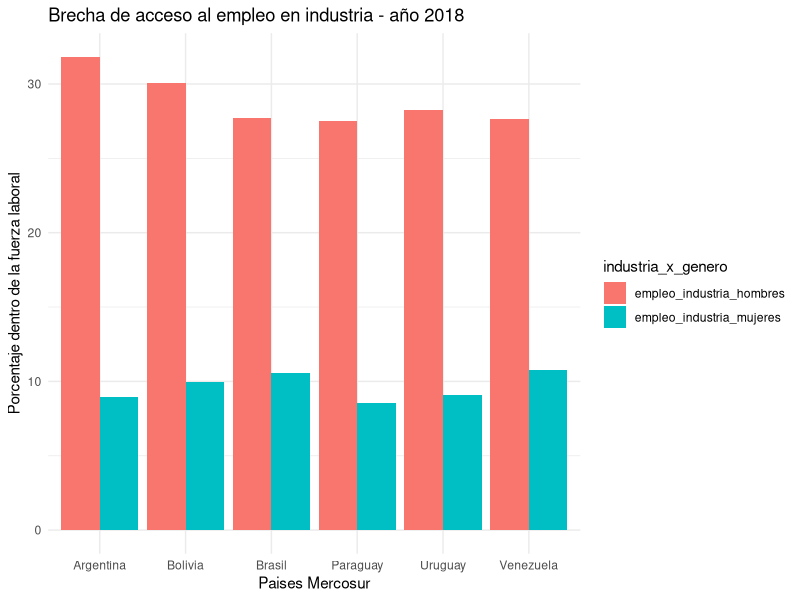
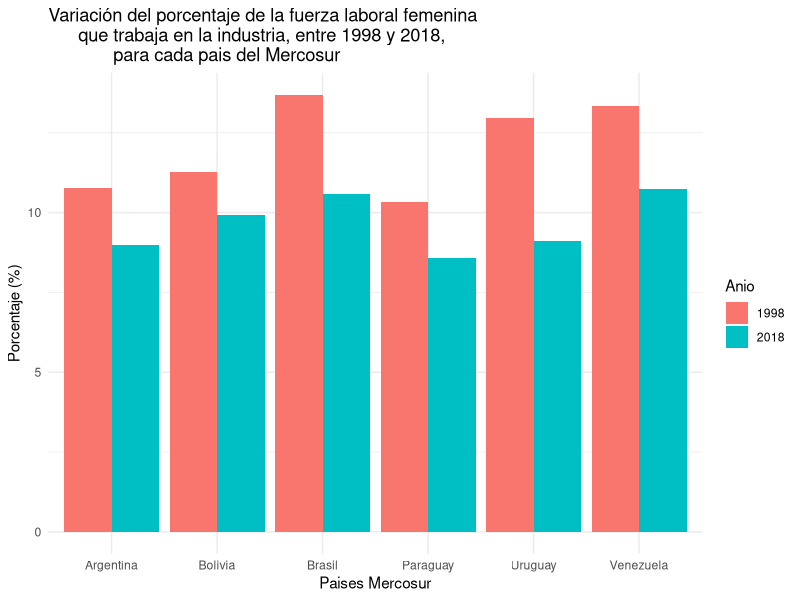

These figures' R source, in order:
## ---- chunk 1
knitr::opts_chunk$set(echo = TRUE)
library(tidyr)
library(readr)
library(dplyr)
library(ggplot2)
## ---- chunk 2
empleo_genero <- read_csv("datos/empleo_genero.csv")
## ---- chunk 3
empleo_genero_largo <- pivot_longer(empleo_genero, 
                                    cols=4:52, 
                                    names_to = "Anio", 
                                    values_to = "Valor")
## ---- chunk 4
empleo_genero_largo
## ---- chunk 5
empleo_genero_ordenado <- pivot_wider(empleo_genero_largo, 
                                      names_from = variable,
                                      values_from = Valor)|> 
                          mutate(Anio=as.numeric(Anio))
## ---- chunk 6
empleo_genero_ordenado
## ---- chunk 7
glimpse(empleo_genero_ordenado)
## ---- chunk 8
empleo_genero_ordenado|> filter(pais_region !="Latin America & Caribbean" & pais_region != "Mundo" & pais_region != "EspaÃ±a")|> 
                      group_by(Anio)
                        
## ---- chunk 9
empleo_genero_ordenado|> filter(pais_region !="Latin America & Caribbean" & pais_region != "Mundo" & pais_region != "EspaÃ±a")|> 
                      group_by(pais_region)
## ---- chunk 10
empleo_genero_ordenado|> filter(pais_region !="Latin America & Caribbean" & pais_region != "Mundo" & pais_region != "EspaÃ±a" & Anio == 2018)|> 
                    summarise(empleadoras_promedio = mean(empleadoras_mujeres),
                              empleadoras_sd = sd(empleadoras_mujeres),
                              empleadoras_min = min(empleadoras_mujeres),
                              empleadoras_max = max(empleadoras_mujeres))
## ---- chunk 11
empleo_genero_ordenado|> filter(pais_region !="Latin America & Caribbean" & pais_region != "Mundo" & pais_region != "EspaÃ±a" & Anio == 2018)|> 
                    summarise(empleadores_promedio = mean(empleadores_hombres),
                              empleadores_sd = sd(empleadores_hombres),
                              empleadores_min = min(empleadores_hombres),
                              empleadores_max = max(empleadores_hombres))
## ---- chunk 12
empleo_genero_ordenado|> filter(pais_region !="Latin America & Caribbean" & pais_region != "Mundo" & pais_region != "España" & Anio == 2018)|> 
                summarise(autoempleo_mujeres_prom = mean(autoempleo_mujeres),
                          autoempleo_mujeres_sd = sd(autoempleo_mujeres),
                          autoempleo_mujeres_min = min(autoempleo_mujeres),
                          autoempleo_mujeres_max = max(autoempleo_mujeres))
## ---- chunk 13
empleo_genero_ordenado|> filter(pais_region !="Latin America & Caribbean" & pais_region != "Mundo" & pais_region != "EspaÃ±a" & Anio == 2018)|> 
                summarise(autoempleo_hombres_prom = mean(autoempleo_hombres),
                          autoempleo_hombres_sd = sd(autoempleo_hombres),
                          autoempleo_hombres_min = min(autoempleo_hombres),
                          autoempleo_hombres_max = max(autoempleo_hombres))
## ---- chunk 14
empleo_mercosur <- select(empleo_genero_ordenado, pais_region, Anio, empleo_industria_mujeres, empleo_industria_hombres) |>
  filter(pais_region == "Argentina" | pais_region == "Uruguay" | pais_region == "Paraguay" | pais_region == "Brasil" | pais_region == "Venezuela" | pais_region == "Bolivia") |> 
  filter (Anio >= 1998)
## ---- chunk 15
industria_2018 <- select(empleo_mercosur, pais_region, Anio, empleo_industria_mujeres, empleo_industria_hombres)|>
  filter(Anio == 2018) |> 
  pivot_longer(cols =c("empleo_industria_hombres","empleo_industria_mujeres"),
               names_to = "industria_x_genero",  
               values_to = "valor")
 
## ---- chunk 16
ggplot(industria_2018, aes(x=pais_region,y=valor, fill=industria_x_genero))+
  geom_col(position = "dodge") +
  ggtitle ("Brecha de acceso al empleo en industria - año 2018") + 
  labs(x = "Paises Mercosur",y = "Porcentaje dentro de la fuerza laboral") + 
  theme_minimal()
  
## ---- chunk 17
variacion_mujeres_2018_1998 <- select(empleo_genero, variable, pais_region, "1998", "2018")|>
  filter(pais_region == "Argentina" | pais_region == "Uruguay" | pais_region == "Paraguay" | pais_region == "Brasil" | pais_region == "Venezuela" | pais_region == "Bolivia") |>
  filter(variable == "empleo_industria_mujeres")|>
  mutate(variacion=`2018`-`1998`)
## ---- chunk 18
industria_1998_2018 <- select(empleo_mercosur, pais_region, Anio, empleo_industria_mujeres)|>
  filter(Anio == 1998 | Anio == 2018) 
## ---- chunk 19
industria_1998_2018 |>
mutate(Anio=as.character(Anio)) |>
ggplot(aes(x=pais_region,y=empleo_industria_mujeres, fill=Anio))+
  geom_col(position = "dodge") +
  ggtitle ("Variación del porcentaje de la fuerza laboral femenina 
      que trabaja en la industria, entre 1998 y 2018, 
             para cada pais del Mercosur") + 
  labs(x = "Paises Mercosur",y = "Porcentaje (%)") +
  theme_minimal()
